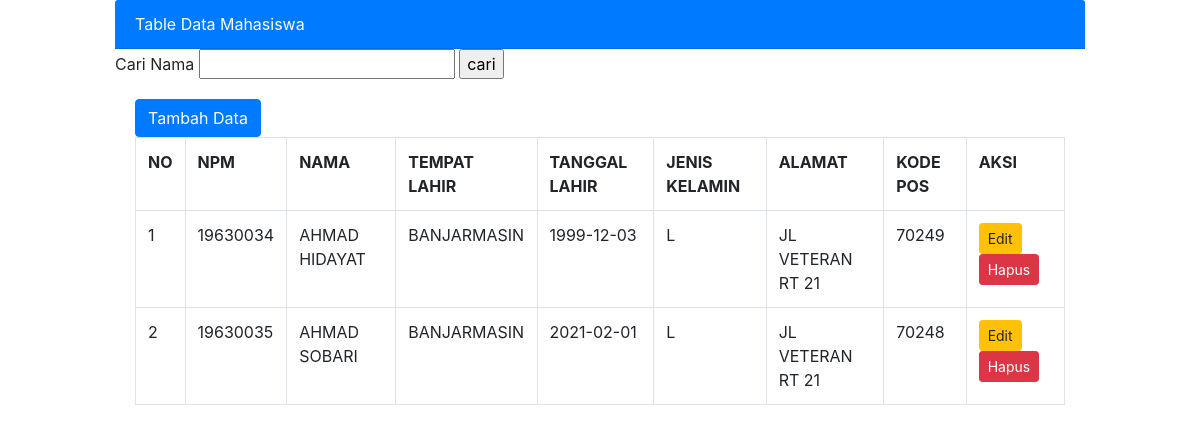
/data_mahasiswa.php, run on the app's committed database.
### tables this page shows
CREATE TABLE `tblmhs` (
  `NPM` int(8) NOT NULL,
  `NAMA` varchar(100) NOT NULL,
  `TEMPAT_LAHIR` varchar(50) NOT NULL,
  `TANGGAL_LAHIR` date NOT NULL,
  `JENIS_KELAMIN` enum('L','P') NOT NULL,
  `ALAMAT` text NOT NULL,
  `KODE_POS` varchar(5) NOT NULL
);

### data_mahasiswa.php (the view, shortened to what this page needs)
<!DOCTYPE html>
<html lang="en">
<head>
    <link rel="stylesheet" href="css/bootstrap.css">
</head>
<body>
    <div class="container col-md-10">
    <div class="card-header bg-primary text-white">
        Table Data Mahasiswa
    </div>
    <form method="GET" action="">
        Cari Nama <input type="text" name="s">
        <input type="submit" value="cari">
    </form>
        <div class="card-body">
            <a href="index.php" class="btn btn-primary">Tambah Data</a>
            <table class="table table-bordered">
                <tr>
                    <th>NO</th>
                    <th>NPM</th>
                    <th>NAMA</th>
                    <th>TEMPAT LAHIR</th>
                    <th>TANGGAL LAHIR</th>
                    <th>JENIS KELAMIN</th>
                    <th>ALAMAT</th>
                    <th>KODE POS</th>
                    <th>AKSI</th>
                </tr>
            <?php
                include "koneksi.php";
                $no = 1;
                if (isset($_GET['s']))
                {
                    $NAMA = $_GET['s'];
                    $tampil = mysqli_query($koneksi, "SELECT * FROM tblmhs WHERE NAMA LIKE '%$NAMA'");
                }else
                $tampil = mysqli_query($koneksi, "SELECT * FROM tblmhs");
                while ($data = mysqli_fetch_array($tampil))
                {
            ?>
            <tr>
                    <td><?php echo $no++;?> </td>
                    <td><?php echo $data ['NPM']?></td>
                    <td><?php echo $data ['NAMA']?></td>
                    <td><?php echo $data ['TEMPAT_LAHIR']?></td>
                    <td><?php echo $data ['TANGGAL_LAHIR']?></td>
                    <td><?php echo $data ['JENIS_KELAMIN']?></td>
                    <td><?php echo $data ['ALAMAT']?></td>
                    <td><?php echo $data ['KODE_POS']?></td>
            <td>
                    <a href="edit_data.php?NPM=<?php echo $data['NPM'];?>" class="btn btn-sm btn-warning">Edit</a>
                    <a href="hapus_data.php?NPM=<?php echo $data['NPM'];?>" class="btn btn-sm btn-danger">Hapus</a>
            </td>
            </tr>
            <?php } ?>
            </table>
        </div>
    </body>
</html>

### data on the page
tblmhs: NPM "19630034", NAMA "AHMAD HIDAYAT", TEMPAT_LAHIR "BANJARMASIN", TANGGAL_LAHIR "1999-12-03", JENIS_KELAMIN "L", ALAMAT "JL VETERAN RT 21", KODE_POS "70249"
tblmhs: NPM "19630035", NAMA "AHMAD SOBARI", TEMPAT_LAHIR "BANJARMASIN", TANGGAL_LAHIR "2021-02-01", JENIS_KELAMIN "L", ALAMAT "JL VETERAN RT 21", KODE_POS "70248"
